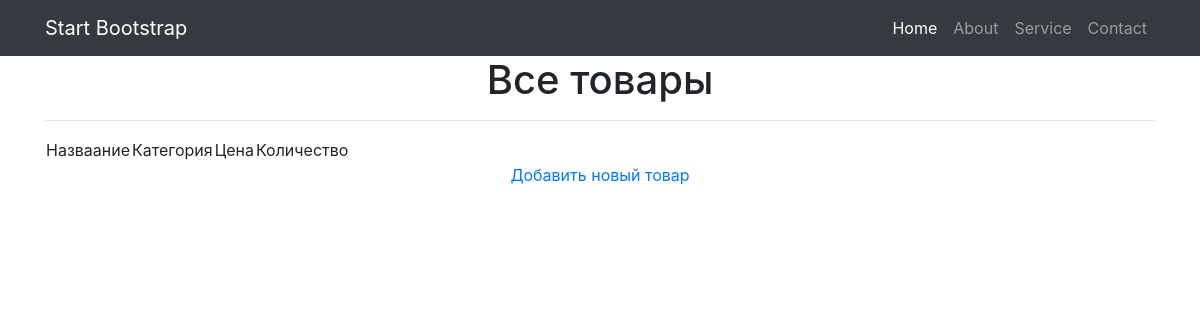
Before: /products/ with the older database file.
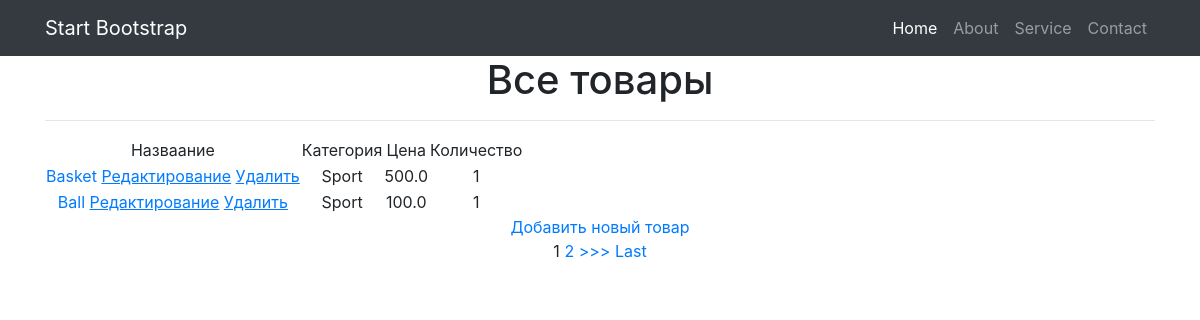
After: the same page with the newer database file.
### simpleapp/models.py (models this page shows, shortened)
class Product(models.Model):
    name = models.CharField(
        max_length=50,
        unique=True,  # названия товаров не должны повторяться
    )
    description = models.TextField()
    quantity = models.IntegerField(
    )
    category = models.ForeignKey(
        'Category',
        on_delete=models.CASCADE,
    )
    price = models.FloatField(
        validators=[MinValueValidator(0.0)],
    )

class Category(models.Model):
    name = models.CharField(max_length=100, unique=True)  # названия категорий тоже не должны повторяться

### simpleapp/views.py (the view)
# urls.py: path('',Products.as_view()),
class Products(ListView):
    model = Product  # указываем модель, объекты которой мы будем выводить
    template_name = 'products.html'  # указываем имя шаблона, в котором будет лежать HTML, в котором будут все инструкции о том, как именно пользователю должны вывестись наши объекты
    context_object_name = 'products'  # это имя списка, в котором будут лежать все объекты, его надо указать, чтобы обратиться к самому списку объектов через HTML-шаблон
    ordering = ['-price']
    paginate_by = 1
    def get_context_data(self, **kwargs):
        context = super().get_context_data(**kwargs)
        context['filter'] = ProductFilter(self.request.GET, queryset=self.get_queryset())
        return context

### templates/products.html (shortened to what this page needs)
<!DOCTYPE html>
<html lang="en">
<head>
</head>
<body>
{% extends 'simpleapp/default.html' %}
{% block content %}
<h1>Все товары</h1>
<hr>
    <table>
        <thead>
            <td>Назваание</td>
            <td>Категория</td>
            <td>Цена</td>
            <td>Количество</td>
        </thead>
        {% for product in filter.qs %}
        <tr>
            <td>
                <a href="{% url 'product_detail' product.id %}">{{ product.name|title }}</a>
                <a href="{% url 'product_update' product.id %}"><u>Редактирование</u></a>
                <a href="{% url 'product_delete' product.id %}"><u>Удалить</u></a>
            </td>
            <td>{{ product.category.name|title }}</td>
            <td>{{ product.price }}</td>
            <td>{{ product.quantity }}</td>
        </tr>
        {% endfor %}
    </table>
<a href="{% url 'product_create' %}">Добавить новый товар</a> <br>
{% if is_paginated %}
    {% for num in page_obj.paginator.page_range %}
        {% if page_obj.number == num %}
            <a>{{ num }}</a>
        {% elif num > page_obj.number|add:'-3' and num < page_obj.number|add:'3' %}
            <a href="?page={{ num }}">{{ num }}</a>
        {% endif %}
    {% endfor %}
    {% if page_obj.has_next %}
        <a href="?page={{ page_obj.next_page_number }}">>>></a>
        <a href="?page={{ page_obj.paginator.num_pages }}">Last</a>
    {% endif %}
{% endif %}
<br>
{% endblock content %}

Changed rows visible on the page:
added Product: name "Basket", category.name "Sport", price "500.0", quantity "1"
added Product: name "Ball", category.name "Sport", price "100.0", quantity "1"
Other visible differences:
new list line: "1"
new list line: "2"
text now shown: ">>> Last"
